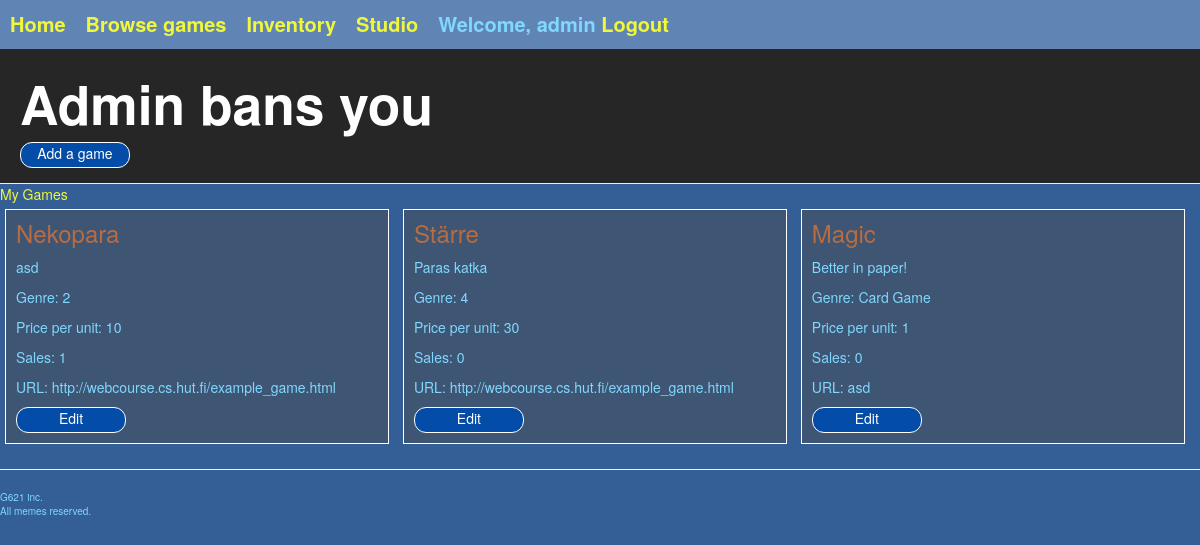
/studio/ (signed in), run on the app's committed database.
### gameshop/models.py (models this page shows, shortened)
class Profile(models.Model):
    user = models.OneToOneField(User, on_delete=models.CASCADE)
    money = models.IntegerField(default=0)
    def owned(self):
        return Game.objects.filter(owner=Developer.objects.get(profile=self))

class Developer(models.Model):
    profile = models.OneToOneField(Profile, on_delete=models.CASCADE)
    studioname = models.CharField(max_length=50)

class Game(models.Model):
    id = models.AutoField(auto_created=True, primary_key=True)
    name = models.CharField(max_length=50)
    description = models.TextField(max_length=500)
    genre = models.CharField(max_length=20, default="Undefined")
    sales = models.IntegerField(default=0)
    price = models.IntegerField(default=0)
    owner = models.ForeignKey(Developer, on_delete=models.CASCADE)
    url = models.CharField(max_length=300, default='http://webcourse.cs.hut.fi/example_game.html')
    bought = models.ManyToManyField(Profile, blank=True, through="Game_state")

### gameshop/views.py (the view)
# urls.py: path('studio/', studio),
@login_required(login_url='/login/')
def studio(request):
    template = loader.get_template("gameshop/inventory/studio.html")
    context = getUserContext(request.user)
    return HttpResponse(template.render(context))

### gameshop/views.py (called while the page is built)
def getUserContext(user):
    if not user or user.is_anonymous:
        return { "profile": None, "developer": None }
    try:
        profile = Profile.objects.get(user=user)
    except Profile.DoesNotExist:
        profile = None
    try:
        developer = Developer.objects.get(profile=profile)
    except Developer.DoesNotExist:
        developer = None
    return { "profile": profile, "developer": developer }

### gameshop/templates/gameshop/inventory/studio.html (shortened to what this page needs)
{% extends "gameshop/generic.html" %}
{% block pageHeader %}
  <div class="page-header">
    <h1>
      {{ developer.studioname }}
    </h1>
    <form action="/studio/addgame/" class="add-game">
      <input class="play-now-button" type="submit" value="Add a game" />
    </form>
  </div>
{% endblock %}
{% block content %}
  <div>
    <a href="/inventory">My Games</a>
  </div>
  {% for game in profile.owned %}
    <div class="store-block">
      <h3>{{ game.name }}</h3>
      <p class="game-description">
        {{ game.description }}
      </p>
      <p>
        Genre: {{ game.genre }}
      </p>
      <p>
        Price per unit: {{ game.price }}
      </p>
      <p>
        Sales: {{ game.sales }}
      </p>
      <p>
        URL: {{ game.url }}
      </p>
      <form action="/studio/{{ game.id }}/">
        <input class="play-now-button" type="submit" value="Edit" />
      </form>
    </div>
  {% endfor %}
{% endblock %}

### gameshop/templates/gameshop/common/link_header.html
<div class="link-header">
  <div class="grid-container">
    <div class="grid-item1"><a href="/">Home</a></div>
    <div class="grid-item2"><a href="/shop">Browse games</a></div>
    <div class="grid-item3"><a href="/inventory">Inventory</a></div>
    {% if developer %}
      <div class="grid-item5"><a href="/studio">Studio</a></div>
    {% endif %}
    {% if profile %}
      <div class="grid-login">Welcome, {{ profile.user.username  }} <a href="/logout">Logout</a></div>
    {% else %}
      <div class="grid-login"><a href="/login">Login</a></div>
    {% endif %}
  </div>
</div>

### gameshop/static/css/gameshop.css (style rules this page uses)
:root { --bg: #335E96; --title-bg: #262626; --header-bg: #6084B3; --text: #80D8FF; --link: #F1F739; --head: #B86C42; --store-block-bg: #3E5573; --store-block-border: #FFFFFF; --disabled: #727984; --disabled-bg: #c7c8c9; --buy: #3a6041; --buy-bg: #06cc2d; --play-bg: #034da8; }
input, select, textarea, .submit { color: #21213d; }
.page-header { background-color: var(--title-bg); margin: 0; padding: 15px 15px 15px 20px; }
.page-header h1, .page-header h1 a, .page-header h1 a:visited, .page-header h1 a:active { color: #ffffff; font-size: 40pt; font-weight: 900; margin-top: 10px; margin-bottom: 10px; }
h2, h3, h4, h5, h6, h7 { color: var(--head); margin-top: 0; }
.store-block { background-color: var(--store-block-bg); border: solid 1px var(--store-block-border); padding: 10px; margin: 5px; width: 32%; display: inline-table; }
.play-now-button, .submit-game { background-color: var(--head); color: white; display: inline-block; text-decoration: none; padding: 8px 16px; border: solid 1px white; }
a { color: var(--link); }
form { color: var(--head); }
body { background-color: var(--bg); padding: 0; color: var(--text); }
.link-header { background-color: var(--header-bg); font-size: 15pt; padding: 10px; font-weight: bold; }
.grid-container { display: inline-grid; grid-template-areas: "item1 item2 item3 item4 item5" "login login login login login"; grid-column-gap: 20px; }
.play-now-button { background-color: var(--play-bg); color: white; display: inline-block; text-decoration: none; padding-top: 0px; padding-bottom: 4px; border: solid 1px white; border-radius: 12px; width:110px; }

### data on the page
Profile: user.username "admin"
Developer: studioname "Admin bans you"
Game: name "Nekopara", description "asd", genre "2", price "10", sales "1", url "http://webcourse.cs.hut.fi/example_game.html"
Game: name "Stärre", description "Paras katka", genre "4", price "30", sales "0", url "http://webcourse.cs.hut.fi/example_game.html"
Game: name "Magic", description "Better in paper!", genre "Card Game", price "1", sales "0", url "asd"
